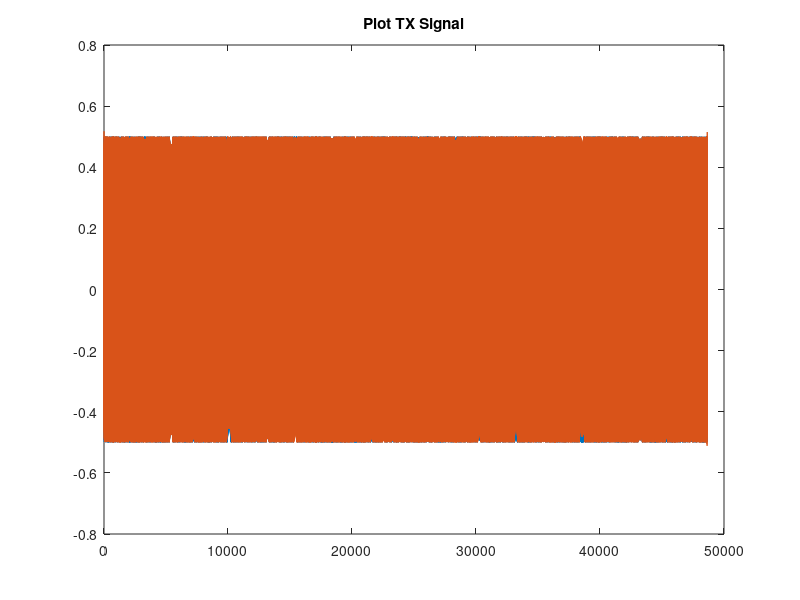

This chart was generated by the following MATLAB code: (Note: this script raises an error after producing the figure.)
% Top Level File for the FMCW Radar
close all
clear
clc
c = 3*10^8;         % Speed of light (m/s)
df = 380*10^6;      % Bandwidth (Hz)
fc = 1.2*10^9;      % Center frequency (Hz)
fs = (fc+df/2)*2.1; % Sampling rate (Hz)
Tm = (1/fc)*10^4;   % Modulation index (s)
theta = pi/2;       % Angle of Arrival for object (radians)
distance = 50;      % Distance of object (m)
velocity = 10^6;    % Velocity of object (m/s)
gamma = df/Tm;      % Chirp Rate

tic
%% Object Processing

% Generate Chirp
fmin = fc-df/2;             % Hz
fmax = fc+df/2;             % Hz
dt = 1/fs;                  % Time Step (s)
t = 0:dt:2*Tm;              % Duration of chirp (s)

% Generate signal
ramp_gen = sawtooth(2*pi*t/(2*Tm),0.5);
tx_signal = vco(ramp_gen,[fmin fmax],fs);
len = length(tx_signal);
fftsize = 2^nextpow2(len);
tx_signal = fft(tx_signal, fftsize);
tx_signal = ifft(tx_signal(1:fftsize/2), fftsize);
tx_signal = tx_signal(1:len);


figure
plot(1:length(tx_signal), real(tx_signal), 1:length(tx_signal), imag(tx_signal))
title('Plot TX Signal')

%% Plot Generated Chirp
figure
spectrogram(tx_signal,256*4,220*4,512*16,fs,'yaxis')
xlabel('Time(s)')
ylabel('Frequency (Hz)')
title('Spectrogram of Generated Chirp')
axis([0 Tm*2 fmin*.8 fmax*1.2])



%% Calculate Shifts from Object Reflection
% Time Shift
c = 3*10^8;                 % speed of light (m/s)
tdelay = 2*distance/c;      % time delay (s)
tshift = tdelay/dt;

% Doppler Shift
vr = velocity*sin(theta);   % radial velocity (m/s)
lambda = c/fc;              % wavelength of carrier signal (m)
fdoppler = (2*vr)/lambda;   % Doppler shift (Hz)
fftsize = 2^nextpow2(max(length(tx_signal),fs/fdoppler));


%% Apply Freq Shift

% Determine the necessary resolution for the fft shift
if (fdoppler ~= 0)
    fftsize = 2^nextpow2(max(length(tx_signal),fs/fdoppler));
else 
    fftsize = 2^nextpow2(length(tx_signal));
end


%% Freq Shift Data
fftres = fs/fftsize;
% fftsize = 2^nextpow2(length(tx_signal));
% fftres = fs/fftsize;

fftshift = round(fdoppler/fftres);
fdoppler = fftshift*fftres;
fft_tx = fft(tx_signal,fftsize);

% Shift the FFT data
fft_tx_shift = circshift(fft_tx(1:fftsize/2), [0, fftshift]);


%% Plot Doppler Shifted Data
tx_freqshifted = ifft(fft_tx_shift, fftsize);
tx_freqshifted = tx_freqshifted(1:length(tx_signal));
spectrogram(tx_freqshifted,256*2,220*2,512*8,fs,'yaxis')
xlabel('Time(s)')
ylabel('Frequency (Hz)')
title('Spectrogram of Doppler Shifted Chirp')
axis([0 Tm*2 fmin*.8 fmax*1.2])


%% Apply time shift
len = length(tx_freqshifted);
reflected_signal = circshift(tx_freqshifted, [0, round(tshift)]);
figure
spectrogram(reflected_signal,256*2,220*2,512*8,fs,'yaxis')
xlabel('Time(s)')
ylabel('Frequency (Hz)')
title('Spectrogram of Reflected Chirp')
axis([0 Tm*2 fmin*.8 fmax*1.2])

toc 

tic
%% Hilbert Transform
tx_hilbert = hilbert(real(tx_signal));
txFreqs = fs/(2*pi)*diff(unwrap(angle(tx_hilbert)));

refl_hilbert = hilbert(real(reflected_signal));
rxFreqs = fs/(2*pi)*diff(unwrap(angle(refl_hilbert)));

% Plot Instantaneous Frequency
figure
plot(t(1:length(t)-1),txFreqs, t(1:length(t)-1), rxFreqs)
xlabel('Time')
ylabel('Hz')
grid on
title('Instantaneous Frequency')
legend('Transmitted Signal', 'Reflected Signal')





%%
%% RX Object Processing
% window = 256*2;
% noverlap = 220*2;
% spectfftsize = fftsize;
% [chirpRefl,freqsRefl,t] = spectrogram(reflected_signal,window,noverlap,fftsize,fs);
% [chirpIn,freqIn,tin] = spectrogram(tx_signal,window,noverlap,fftsize,fs);
% 
% txFreqs = [];
% rxFreqs = [];
% 
% for n = 1:length(chirpIn(1,:))
%     [pks,locs] = findpeaks(abs(chirpIn(:,n)));
%     [maxPk,ind] = max(pks);
%     txFreqs = [txFreqs,freqIn(locs(ind))];
% end
% 
% for n = 1:length(chirpRefl(1,:))
%     [pks,locs] = findpeaks(abs(chirpRefl(:,n)));
%     [maxPk,ind] = max(pks);
%     rxFreqs = [rxFreqs,freqsRefl(locs(ind))];
% end
% 
% %% Plot Max TX/RX Frequency
% figure(4)
% plot((1:length(rxFreqs))*dt,rxFreqs, 'r')
% xlabel('Time(s)')
% ylabel('Frequency (Hz)')
% hold on
% plot((1:length(txFreqs))*dt,txFreqs, 'b')
% xlabel('Time(s)')
% ylabel('Frequency (Hz)')
% legend('rxFreqs', 'txFreqs')
% title('Compare Max Frequency')
% hold off

%% Plot Beat Frequency
beat = abs(rxFreqs - txFreqs);
figure(5)
plot((1:length(beat))*dt, beat)
xlabel('Time(s)')
ylabel('Frequency (Hz)')
title('Frequency Difference')

%% Detect plateaus
[txMax,txInd] = max(txFreqs)
txMin = min(txFreqs)
[rxMax,rxMaxInd] = max(rxFreqs)
[rxMin,rxMinInd] = min(rxFreqs)

f1 = abs(mode(beat(rxMinInd:txInd)))
f2 = abs(mode(beat(rxMaxInd:end)))


%% Calculate velocity and distance

calc_fD = 0.5*(f2-f1);
calc_fB = 0.5*(f2+f1);


calc_vel = abs(calc_fD*(3*10^8)/(2*fc));
calc_dist = calc_fB*(3*10^8)/(2*gamma);
toc

%% Results
distance
calc_dist
dist_error = (calc_dist - distance)/distance
velocity
calc_vel
vel_error= (calc_vel - velocity)/velocity